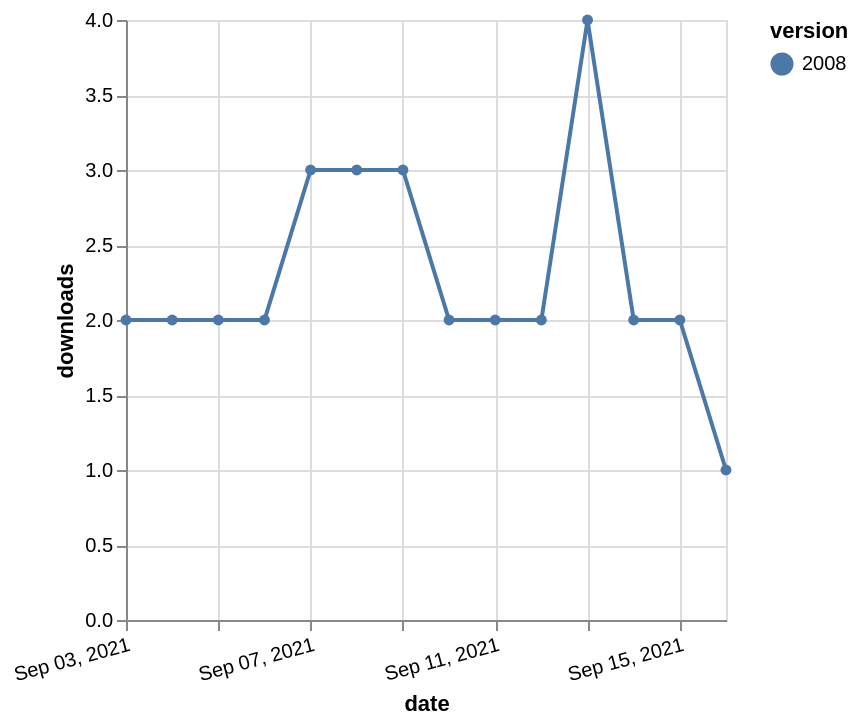

This figure's Vega-Lite source:
### Vega-Lite specification from a JSON file in a GitHub repository (floating-point values rounded to 4 significant figures)
{"$schema": "https://vega.github.io/schema/vega-lite/v5.json", "description": "A simple bar chart with embedded data.", "data": {"values": [{"date": "2021-09-03", "total": 2791, "delta": 2, "version": "2008"}, {"date": "2021-09-04", "total": 2793, "delta": 2, "version": "2008"}, {"date": "2021-09-05", "total": 2795, "delta": 2, "version": "2008"}, {"date": "2021-09-06", "total": 2797, "delta": 2, "version": "2008"}, {"date": "2021-09-07", "total": 2800, "delta": 3, "version": "2008"}, {"date": "2021-09-08", "total": 2803, "delta": 3, "version": "2008"}, {"date": "2021-09-09", "total": 2806, "delta": 3, "version": "2008"}, {"date": "2021-09-10", "total": 2808, "delta": 2, "version": "2008"}, {"date": "2021-09-11", "total": 2810, "delta": 2, "version": "2008"}, {"date": "2021-09-12", "total": 2812, "delta": 2, "version": "2008"}, {"date": "2021-09-13", "total": 2816, "delta": 4, "version": "2008"}, {"date": "2021-09-14", "total": 2818, "delta": 2, "version": "2008"}, {"date": "2021-09-15", "total": 2820, "delta": 2, "version": "2008"}, {"date": "2021-09-16", "total": 2821, "delta": 1, "version": "2008"}]}, "width": "container", "mark": {"type": "line", "point": {"filled": true}}, "encoding": {"x": {"field": "date", "type": "temporal", "timeUnit": "yearmonthdate", "title": "date", "axis": {"labelAngle": -15}}, "y": {"field": "delta", "type": "quantitative", "title": "downloads"}, "color": {"field": "version", "type": "nominal"}, "tooltip": {"field": "delta"}}}
